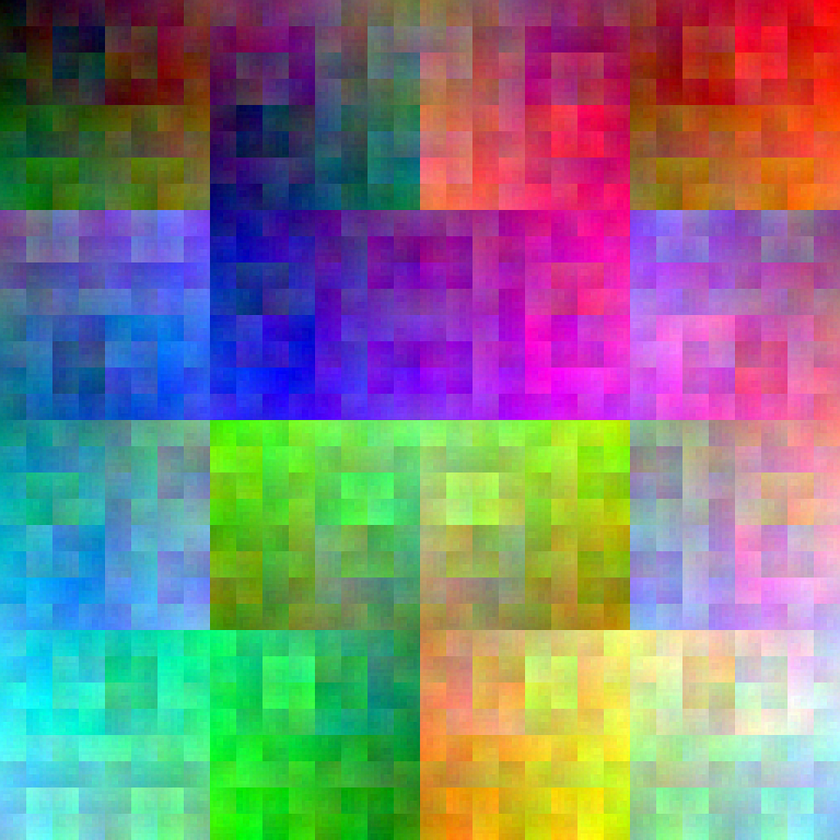
#> input picture sample.png, 840 x 840 px, shrunk from 1600 x 1600 before the run
$ python main.py
#> lines starting #> are read from the running program, lines starting #| are printed output that depends on the picture

# 1)  The  generator  function  generatesninitial  randompaintings.
# 2)  The  selector  function  select some of  the  initial  randompaintings to mate and produce child paintings.
# 3)  The  crossover  function  takes  two  selected  paintings and  combines  their  strokes,  half  from  one  and  halffrom  the  other,  to  create  a  child  painting.  It  repeatsthis  process  until  all  of  the  selected  paintings  havebeen mated.
# 4)  Another  selector  function  selectsorandom  membersof the population.
# 5)  The mutation function mutates theseomembers.
# 6)  The simulator then stochastically kills offmpaintingsfrom the population.
# 7)  Go  back  to  step  2  and  repeat  until  a  predeterminednumber of iterations has been met.
# 8)  Render the most fit, according to the fitness function,of the population and output it as the final result.
import cv2 as cv
import os
import time
import numpy as np
import random


class Main:
    def __init__(self, imgPath, generations=20, epochs=3, brushes=1):
#> called with imgPath = 'sample.png', generations = 20, epochs = 3, brushes = 1
        self.image = cv.imread(imgPath)     # Read Image
#> self.image is the input picture: shape (840, 840, 3); mean B, G, R 127.5, 127.5, 127.5
        self.generations = generations      # Set Number of Generations Per Iteration
        # We need this to keep changing the brush sizes and obtain finer details after every Iteration
        self.epochs = epochs
        self.brushes = str(brushes)         # Select Brushes
        self.imageHeight, self.imageWidth, _ = self.image.shape
#> self.imageHeight = 840; self.imageWidth = 840
        self.population = []
        self.children = []
        self.allStrokes = []
        self.generate()                     # Begin evolution

    # Returns Different Size and Number of Strokes Depending on the Epoch
    def getStrokes(self, epoch, strokes):
        allStrokes = []
        numberOfStrokes = 2

        for stroke in self.strokes:
            stroke = cv.resize(stroke, None, fx=0.2, fy=0.2, interpolation=cv.INTER_AREA)
            rows, cols, ch = stroke.shape
            for i in range(1, numberOfStrokes+1):
                M = cv.getRotationMatrix2D(
                    ((cols-1)/2.0, (rows-1)/2.0), 360/i, 1)
                allStrokes.append(cv.warpAffine(stroke, M, (cols, rows)))

        # random.shuffle(allStrokes)
        return allStrokes

    # Paints strokes on the canvas
    def paintCanvas(self, canvas, strokeHeight, strokeWidth, epoch):
        canvas[1] = []
        for stroke in self.allStrokes:
            y = random.randint(0, self.imageHeight-strokeHeight)
            x = random.randint(0, self.imageWidth-strokeWidth)
            canvas[0][y:y+strokeHeight, x:x+strokeWidth] += stroke
            canvas[1].append([y, x])

        return canvas

    # Calculates fitness in comparison to the comparisonImage
    def calculateFitness(self, canvas, comparisonImage):
        diff1 = cv.subtract(canvas, comparisonImage)
        diff2 = cv.subtract(comparisonImage, canvas)
        totalDiff = cv.add(diff1, diff2)
        totalDiff = np.sum(totalDiff)
        return(totalDiff)

    # Selects the fittest of the bunch
    def selectFit(self, varianceValues):
        length = len(varianceValues)
        fit = []
        unfit = []
        for i in range(length//3):
            unfit.append(varianceValues[i][1])
        for i in range(length//3, length):
            fit.append(varianceValues[i][1])
        return(fit, unfit)

    def generateChildren(self, fit, strokeHeight, strokeWidth):
        leftParent = 0
        child = 0
        rightParent = len(fit)-1
        while leftParent < rightParent:
            for i in range(len(self.allStrokes)):
                if random.randint(1, 2) == 1:
                    positions = self.population[leftParent][1][i]
                else:
                    positions = self.population[rightParent][1][i]
            self.children[child][positions[0]:positions[0] +
                                 strokeHeight, positions[1]:positions[1]+strokeWidth]
            child += 1
            leftParent += 1
            rightParent -= 1

    def killSomeRandomly(self):
        random.shuffle(self.population)
        self.population = self.population[len(self.children):]
        for child in self.children:
            self.population.append([child, []])

    # This is The Main Function

    def generate(self):
        # Read the strokes and define their properties
        strokes = os.listdir("strokes/set" + self.brushes)
        self.strokes = []
        for stroke in strokes:
            self.strokes.append(
                cv.imread("strokes/set" + self.brushes + '/' + stroke))
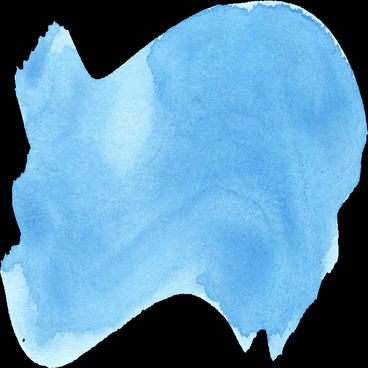
#> input picture strokes/set1/1.png, 368 x 368 px, shrunk from 700 x 700 before the run
        # [5 lines of commented-out code are left out]

        for epoch in range(1, self.epochs+1):
            self.allStrokes.clear()
            self.allStrokes = self.getStrokes(
                epoch, self.strokes)  # Clears Out the strokes and gives new ones every epoch
            strokeHeight, strokeWidth, _ = self.allStrokes[0].shape

            if not len(self.population):
                self.population = [[(self.image*0 + 255), []]
                                   for i in range(60)]
                self.children = [(self.image*0 + 255) for i in range(20)]

            for generation in range(self.generations):
                comparisonImage = self.image     # Gradually less blurred image for comparison
                varianceValues = []
                for i in range(len(self.population)):
                    canvas = self.population[i]
                    canvas = self.paintCanvas(
                        canvas, strokeHeight, strokeWidth, epoch)
                    varianceValues.append(
                        (self.calculateFitness(canvas[0], comparisonImage), i))
                fit, unfit = self.selectFit(sorted(varianceValues))
                self.generateChildren(fit, strokeHeight, strokeWidth)
                self.killSomeRandomly()
            print(len(self.population))
            cv.imwrite("out/" + str(epoch)+".png", self.population[0][0])
#> this loop made 3 passes
#| 60
#| 60
#| 60
#> pass 1, in calculateFitness, `diff1 = cv.subtract(canvas, comparisonImage)`:
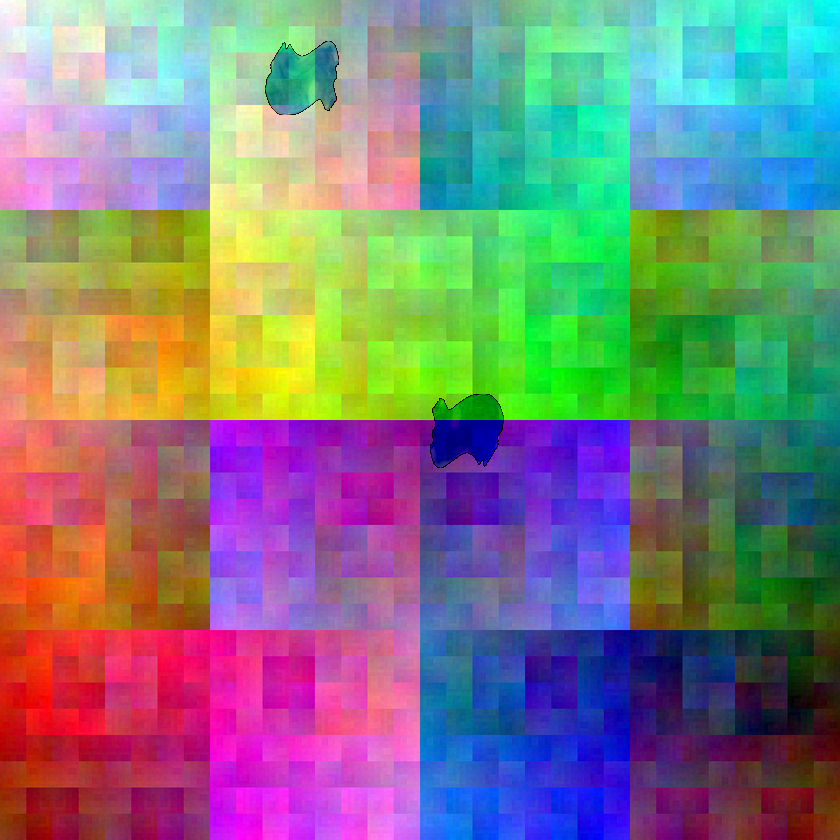
#> diff1: shape (840, 840, 3); mean B, G, R 127.3, 126.9, 126.1
#> pass 1, in calculateFitness, `diff2 = cv.subtract(comparisonImage, canvas)`:
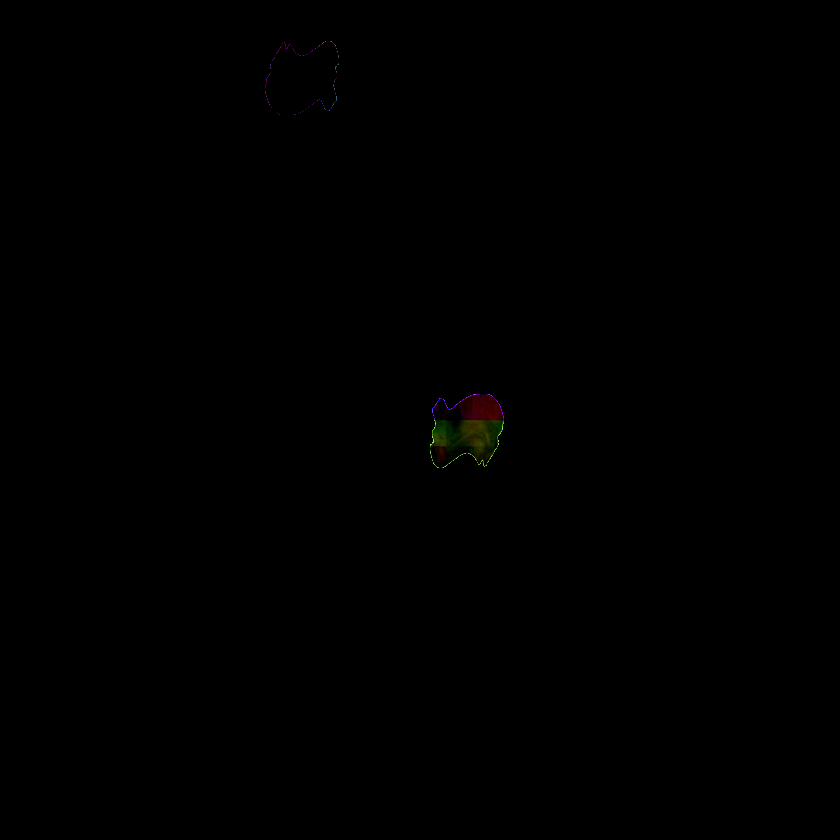
#> diff2: shape (840, 840, 3); mean B, G, R 0.1, 0.2, 0.2
#> pass 1, in calculateFitness (call 2), `diff1 = cv.subtract(canvas, comparisonImage)`:
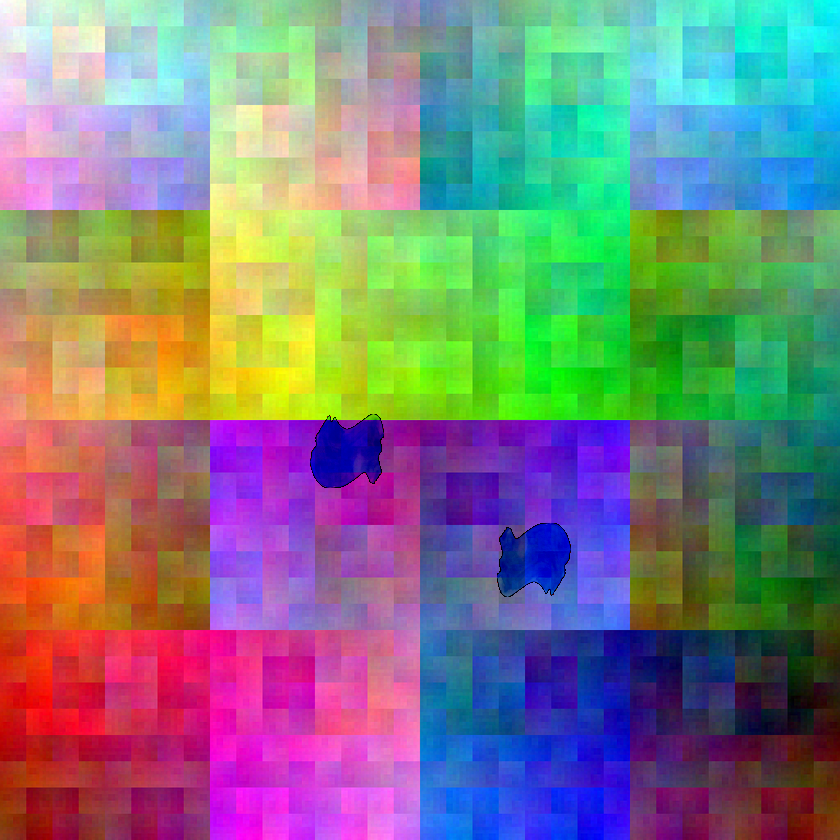
#> diff1: shape (840, 840, 3); mean B, G, R 127.3, 127, 126.2


if __name__ == "__main__":
    initiate = Main("sample.png")
    print(initiate.image.shape)
#| (840, 840, 3)
